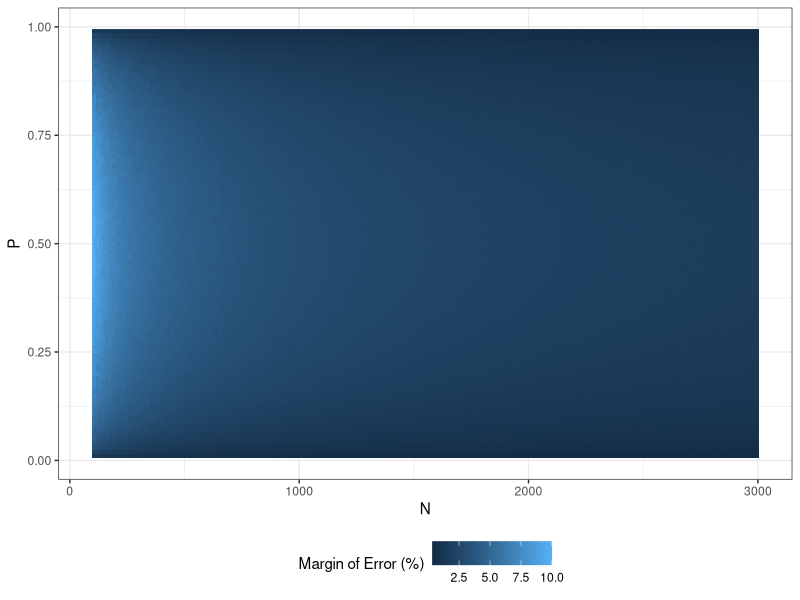
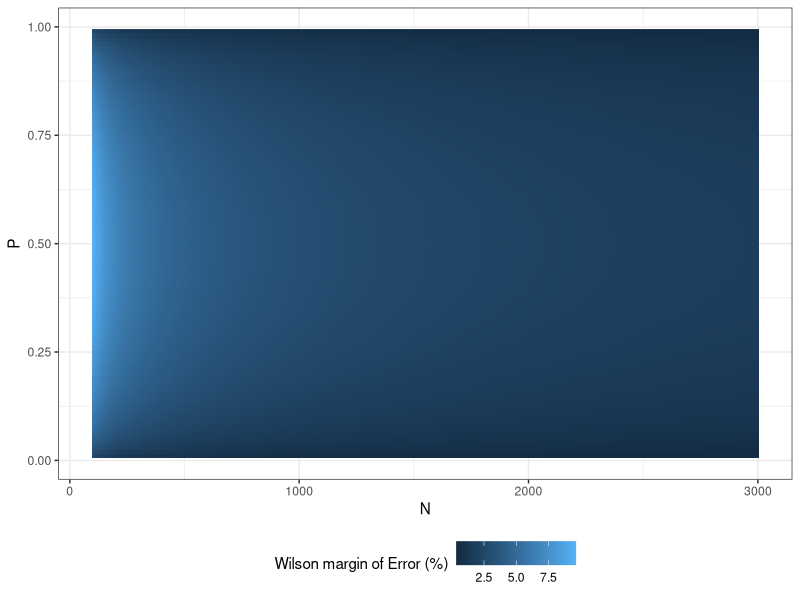
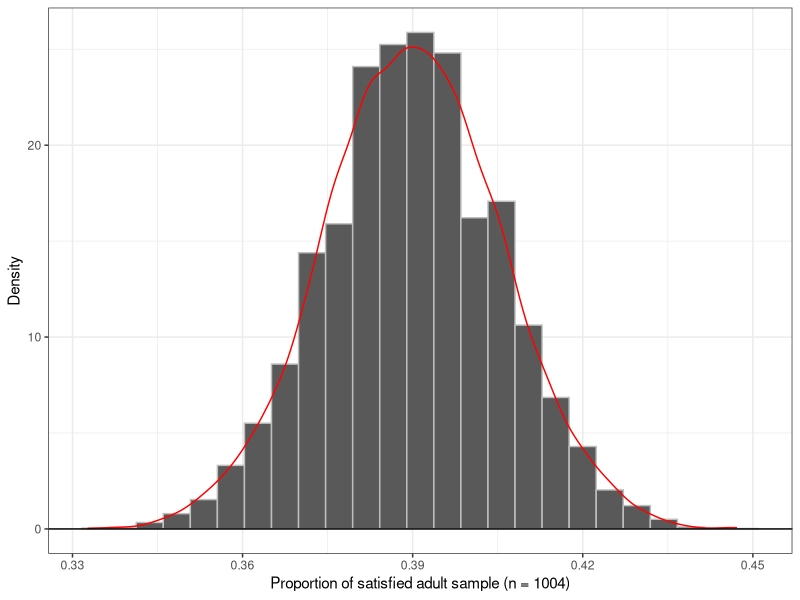
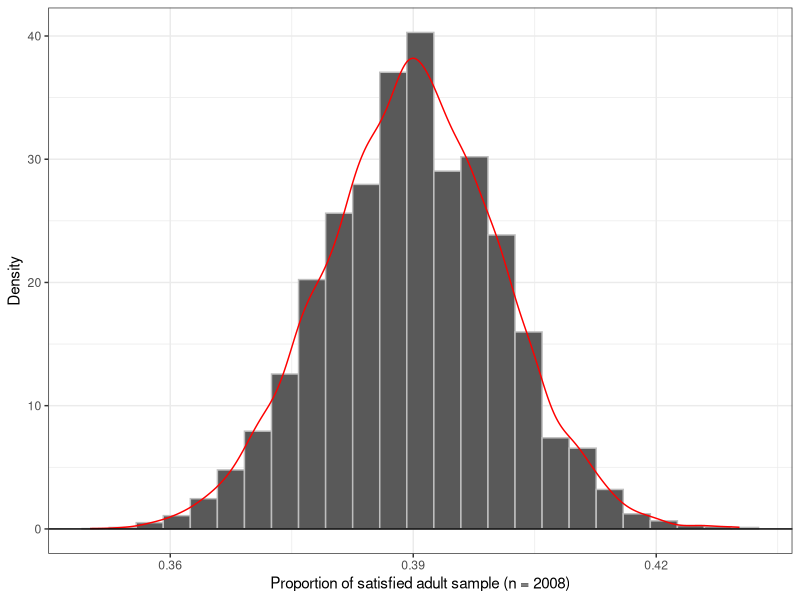
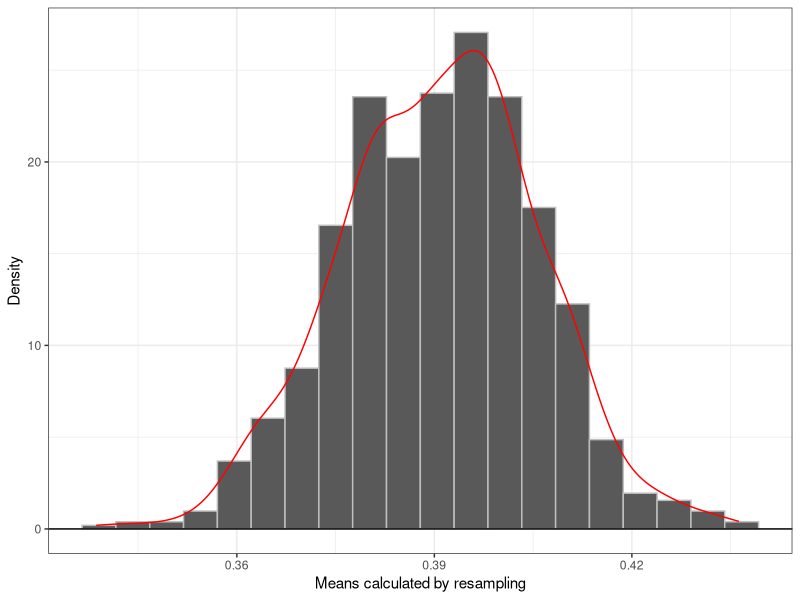

Source code (R) for these figures, in order:
# can margin of error be not in percent

################################################################################
# LAB 10 R CODE
# YULIIA HELEVERIA
# MATH 240 - SPRING 2025
################################################################################

################################################################################
# Load Libraries
################################################################################
library(tidyverse)
library(ggplot2)

################################################################################
# TASK 1: Basic Simulation
################################################################################
#generate 10k polls for satisfaction with US world position
n.serveyed <- 1004 #sample size
probability <- 0.39
n.repeat <- 10000

#generate the poll completion 10,000 times
poll <- rbinom(n.repeat, n.serveyed, probability)

#put data into tibble for plotting
ggpoll <- tibble(poll)|>
  mutate(poll = poll/n.serveyed)#convert the data into proportion

#plot a histogram of sample proportion with superimposed density
plot.poll <- ggplot(data = ggpoll)+
  geom_histogram(aes(x = poll, y = after_stat(density)),
                 color="grey",
                 bins = 25)+ #histogram of generated polls
  geom_density(aes(x = poll),
               color = "red")+ #superimposed density
  scale_x_continuous(breaks = seq(0.3, 0.5, by = 0.03))+ #put ticks on y-axis
  geom_hline(yintercept = 0)+ #add y-intercept
  theme_bw()+
  xlab("Proportion of satisfied adult sample (n = 1004)")+ #add x and y label
  ylab("Density")

#calculate the range of middle 95%
lower <- quantile(ggpoll$poll, probs = 0.025)
upper <- quantile(ggpoll$poll, probs = 0.975)
middle.range <- upper-lower

#approximate the margin of error
error.margin <- middle.range/2 #divide the range by 2
error.percentage <- error.margin*100 #convert error into percentage

#double the sample size and perform the same computation
double.serveyed <- 2008 #new sample size

#generate the poll completion 10,000 times
poll.double <- rbinom(n.repeat, double.serveyed, probability)

#put data into tibble for plotting
ggpoll.double <- tibble(poll.double)|>
  mutate(poll = poll.double/double.serveyed) #convert the data into proportion

#plot a histogram of sample proportion with superimposed density
plot.poll.double <- ggplot(data = ggpoll.double)+
  geom_histogram(aes(x = poll, y = after_stat(density)),
                 color="grey",
                 bins = 25)+ #histogram of generated polls
  geom_density(aes(x = poll),
               color = "red")+ #superimposed density
  scale_x_continuous(breaks = seq(0.3, 0.5, by = 0.03))+ #put ticks on y-axis
  geom_hline(yintercept = 0)+ #add y-intercept
  theme_bw()+
  xlab("Proportion of satisfied adult sample (n = 2008)")+ #add x and y label
  ylab("Density")

#calculate the range of middle 95%
lower2 <- quantile(ggpoll.double$poll, probs = 0.025)
upper2 <- quantile(ggpoll.double$poll, probs = 0.975)
middle.range2 <- upper2-lower2

#approximate the margin of error
error.margin2 <- middle.range2/2 #divide the range by 2
error2.percentage <-error.margin2*100 #convert error into percentage

################################################################################
# TASK 2: Resampling
################################################################################
#create a data frame with data from Gallup survey
Gallup.survey <- tibble(id = 1:n.serveyed,
                        response = rep(NA, n.serveyed))

#input 39% satisfied, 59% dissatisfied, 2% no opinion
num.satisfied <- round(n.serveyed*0.39)
num.dissatisfied <- round(n.serveyed*0.59)
num.noop <- round(n.serveyed*0.02)

#input the satisfaction data 
for (i in 1:n.serveyed){
  if (i <= num.satisfied){ #input satisfied people
    Gallup.survey$response[i] = 1
  } else{ #input dissatisfied and no opinion people
    Gallup.survey$response[i] = 0
  }
}

#perform resampling
R <- 1000
resamples <- tibble(mean = numeric(R))

for (i in 1:R){ #do R resamples
  #collect a random resample
  curr.resample <- sample(x = Gallup.survey$response,
                     size = n.serveyed,
                     replace = T)
  #compute statistics on the resample
  resamples$mean[i] <- mean(curr.resample)
}

#plot a histogram of resulting proportions from resampling
resample.hist <- ggplot(data = resamples)+
  geom_histogram(aes(x=mean, y = after_stat(density)),
                 color="grey",
                 bins = 20)+ #histogram of resample statistics
  geom_density(aes(x= mean), color = "red")+ #superimpose density
  theme_bw()+ #remove gray background
  geom_hline(yintercept = 0)+
  ylab("Density")+ #add x and y labels 
  xlab("Means calculated by resampling")
      
#calculate the range of middle 95%
lower.resample <- quantile(resamples$mean, probs = 0.025)
upper.resample <- quantile(resamples$mean, probs = 0.975)
middle.range.resample <- upper.resample-lower.resample

#approximate the margin of error
error.margin.resample <- middle.range.resample/2 #divide the range by 2
error.resamp.percent <- error.margin.resample*100 #convert error to percentage

################################################################################
# TASK 3: Simulation over n and p
################################################################################
#specify range for n and p
n.range <- seq(100, 3000, by = 10)
p.range <- seq(0.01, 0.99, by = 0.01)

#vector to store error value for each n and p
error.storage <- tibble(
  "P" = rep(NA, length(n.range)*length(p.range)),
  "N" = rep(NA, length(n.range)*length(p.range)),
  "Error" = rep(NA, length(n.range)*length(p.range))
)

#run 10000 simulations for each n and p
curr.index = 0
for (n.curr in n.range){
  for (p.curr in p.range){
    curr.index = curr.index +1
    #generate the poll completion 10,000 times
    poll.curr <- rbinom(n.repeat, n.curr, p.curr)
    
    #calculate the range of middle 95%
    lower.curr <- quantile((poll.curr/n.curr)*100, probs = 0.025)
    upper.curr <- quantile((poll.curr/n.curr)*100, probs = 0.975)
    middle.range.curr <- upper.curr-lower.curr
    
    #approximate and store the margin of error
    error.storage$P[curr.index] = p.curr
    error.storage$N[curr.index] = n.curr
    error.storage$Error[curr.index] <- middle.range.curr/2 #divide the range by 2
  }
}

#summarize the results with a plot
error.plot <- ggplot(data = error.storage)+
  geom_raster(aes(x = N, y = P, fill = Error))+ #plot error based on r and n
  theme_bw()+
  labs(fill = "Margin of Error (%)")+ #label the legend
  theme(legend.position = "bottom") #move legend to the bottom

################################################################################
# TASK 4: Actual margin of error calculation
################################################################################
#alpha for the confidence interval 
alpha <- 0.05
#z value of standard normal distribution
z.critical <- qnorm(1-alpha/2)
z.squared <- z.critical^2

#vector to store margin of error for each n and p
error.margin.storage <- tibble(
  "P" = rep(NA, length(n.range)*length(p.range)),
  "N" = rep(NA, length(n.range)*length(p.range)),
  "Margin.of.Error" = rep(NA, length(n.range)*length(p.range))
)

#compute Wilson margin of error for each n and p
curr.index = 0
for (n.curr in n.range){
  for (p.curr in p.range){
    curr.index = curr.index + 1  #increment index
    #plug values into the formula for Wilson margin of error
    wilson.curr <- (z.critical*sqrt(n.curr*p.curr*(1-p.curr) +
                                      z.squared/4))/
      (n.curr + z.squared)
    
    #store values in the tibble
    error.margin.storage$P[curr.index] = p.curr
    error.margin.storage$N[curr.index] = n.curr
    error.margin.storage$Margin.of.Error[curr.index] <- wilson.curr*100
  }
}

#summarize the results with a plot
error.wilson.plot <- ggplot(data = error.margin.storage)+
  geom_raster(aes(x = N, y = P, fill = Margin.of.Error))+ #plot margin of error based on r and n
  theme_bw()+
  labs(fill = "Wilson margin of Error (%)")+ #label the legend
  theme(legend.position = "bottom") #move legend to the bottom



